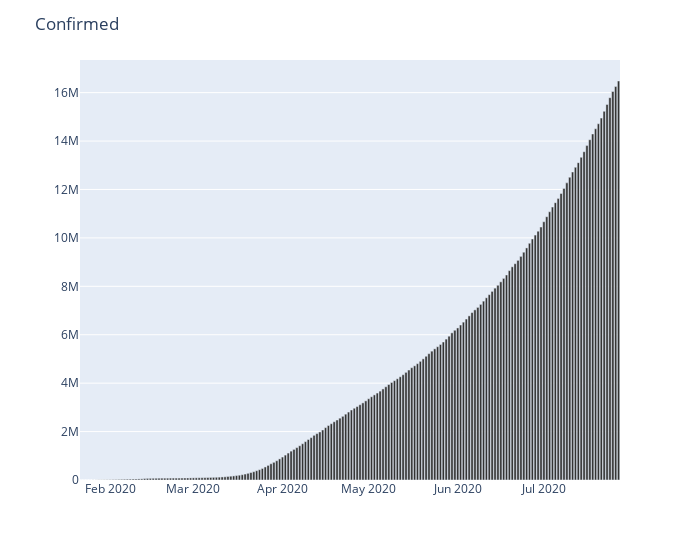

The cell this chart's notebook holds for it:
### Markdown cell above
## Bar Chart

Bar charts have a discrete domain of categories, and are usually scaled so that all the data can fit on the chart. When there is no natural ordering of the categories being compared, bars on the chart may be arranged in any order. Categorical data is a grouping of data into discrete groups, such as months of the year, age group, shoe sizes, and animals. These categories are usually qualitative. In a column bar chart, the categories appear along the horizontal axis; the height of the bar corresponds to the value of each category.

You may see several bar charts down below, Some of them are cumulative as the data always accent but some of them are not like a 'Number of New Cases Daily' that may differ from one day to another. On the number of Deaths Daily' graph, you can see how good or bad the world adapt to new virus and control the cases also there is a term called 'wave'. A wave implies a rising number of sick individuals, a defined peak, and then a decline.

### Code cell
plot_daywise('Confirmed', '#333333')

### Figure 1 — Plotly figure (JSON) as saved in the notebook; plotly's stock layout.template omitted (floating-point values rounded to 4 significant figures; data arrays with more than 128 entries replaced by an {"elided": "..."} marker saying what was removed)
{"data": [{"alignmentgroup": "True", "hovertemplate": "Date=%{x}<br>Confirmed=%{y}<extra></extra>", "legendgroup": "", "marker": {"color": "#333333"}, "name": "", "offsetgroup": "", "orientation": "v", "showlegend": false, "textposition": "auto", "type": "bar", "x": {"elided": "188 str values"}, "xaxis": "x", "y": {"elided": "188 int values"}, "yaxis": "y"}], "layout": {"barmode": "relative", "legend": {"tracegroupgap": 0}, "margin": {"t": 60}, "title": {"text": "Confirmed"}, "width": 700, "xaxis": {"anchor": "y", "domain": [0, 1], "title": {"text": ""}}, "yaxis": {"anchor": "x", "domain": [0, 1], "title": {"text": ""}}}}
